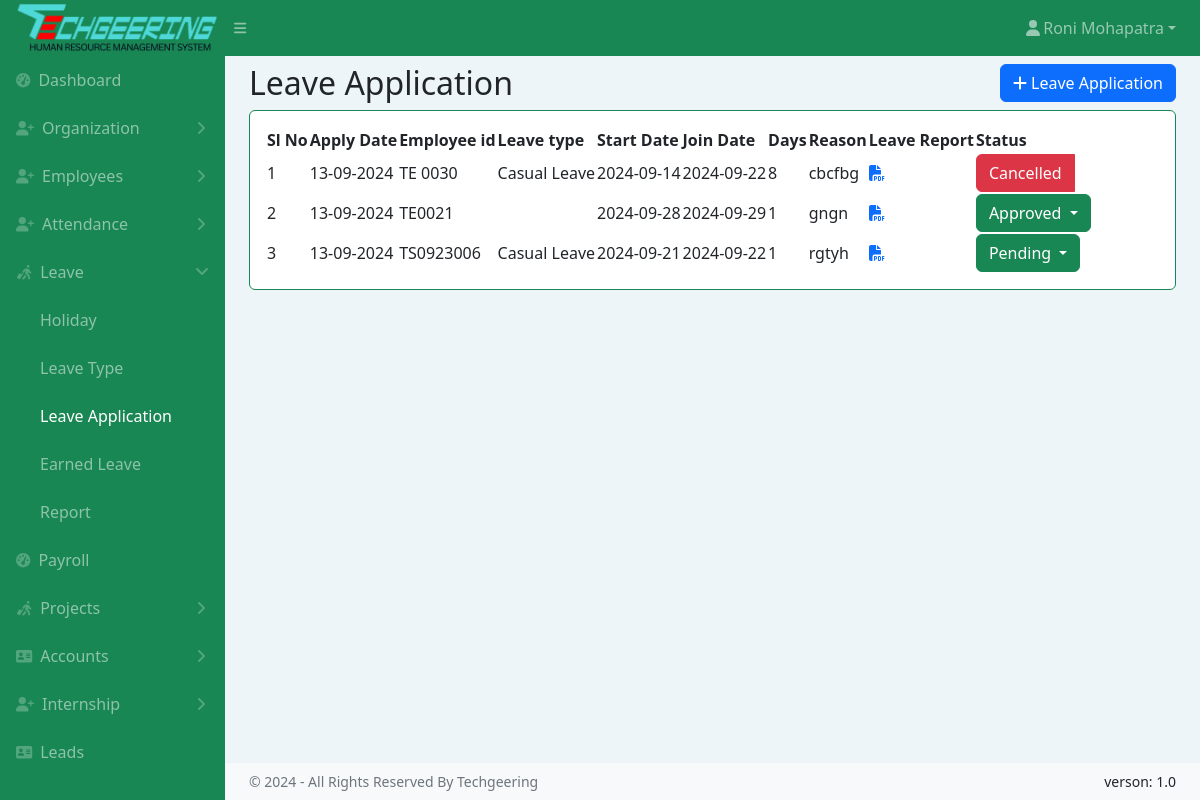
The page /viewLeave.php (signed in) on the database as committed earlier.
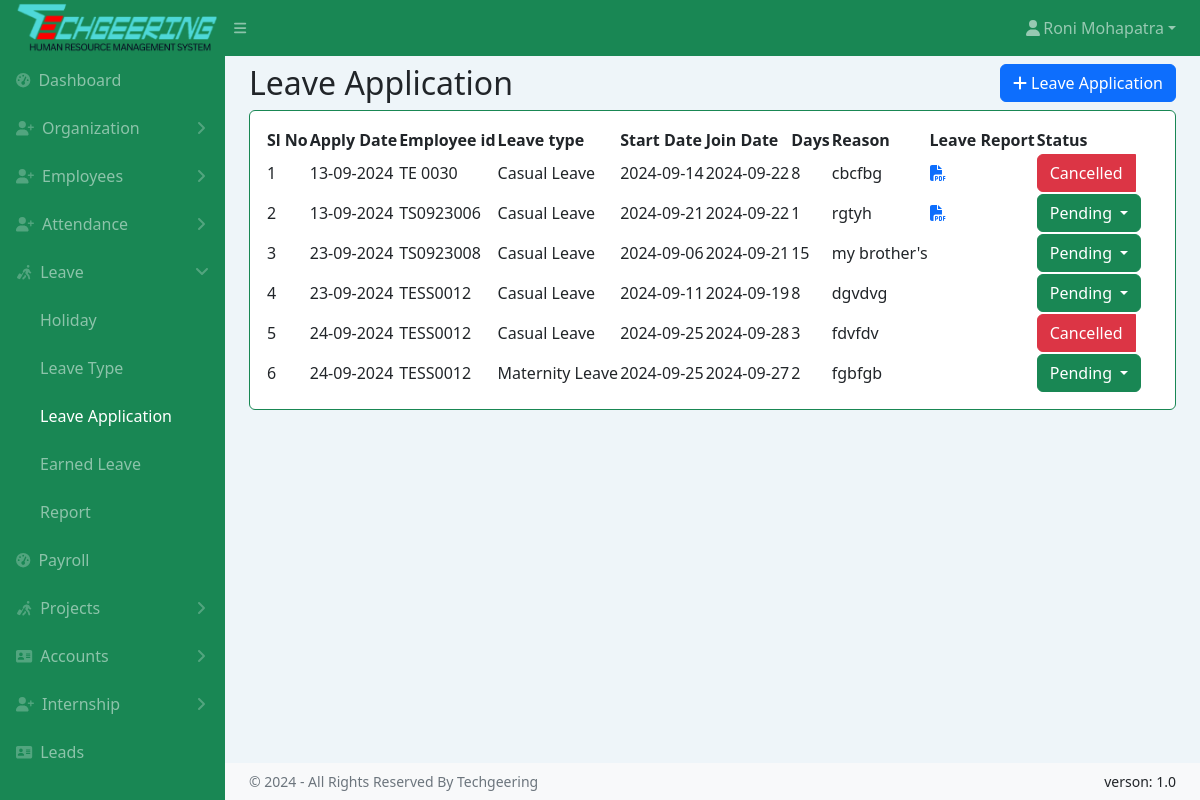
The same page on the database as committed later.
### tables this page shows
CREATE TABLE `employee` (
  `id` int(11) NOT NULL,
  `em_code` varchar(64) DEFAULT NULL,
  `des_id` int(11) DEFAULT NULL,
  `dep_id` int(11) DEFAULT NULL,
  `full_name` varchar(128) DEFAULT NULL,
  `father_name` varchar(50) NOT NULL,
  `mother_name` varchar(50) NOT NULL,
  `em_email` varchar(64) DEFAULT NULL,
  `prof_email` varchar(70) NOT NULL,
  `marital_status` varchar(20) NOT NULL,
  `em_password` varchar(512) NOT NULL,
  `em_role` int(10) NOT NULL,
  `status` enum('ACTIVE','INACTIVE') NOT NULL DEFAULT 'ACTIVE',
  `em_gender` enum('Male','Female') NOT NULL DEFAULT 'Male',
  `em_phone` varchar(64) DEFAULT NULL,
  `em_wahtsapp` varchar(64) DEFAULT NULL,
  `em_birthday` varchar(128) DEFAULT NULL,
  `em_blood_group` enum('O+','O-','A+','A-','B+','B-','AB+','OB+') DEFAULT NULL,
  `em_joining_date` varchar(128) DEFAULT NULL,
  `last_company_date` date DEFAULT NULL,
  `em_contact_end` varchar(128) DEFAULT NULL,
  `em_image` varchar(128) DEFAULT NULL,
  `em_aadher` varchar(64) DEFAULT NULL,
  `em_pan` varchar(20) NOT NULL,
  `emergency_contact` int(10) NOT NULL
);

CREATE TABLE `emp_leave` (
  `id` int(11) NOT NULL,
  `em_id` varchar(64) DEFAULT NULL,
  `typeid` int(14) NOT NULL,
  `start_date` varchar(64) DEFAULT NULL,
  `end_date` varchar(64) DEFAULT NULL,
  `leave_duration` varchar(128) DEFAULT NULL,
  `duration_hour` int(11) NOT NULL,
  `apply_date` varchar(64) DEFAULT NULL,
  `reason` varchar(1024) DEFAULT NULL,
  `supportingdocument` varchar(100) NOT NULL,
  `leave_status` int(10) NOT NULL
);

CREATE TABLE `leave_types` (
  `type_id` int(14) NOT NULL,
  `name` varchar(64) NOT NULL,
  `leave_day` varchar(255) NOT NULL,
  `status` tinyint(1) NOT NULL
);

### viewLeave.php (the view, shortened to what the rows shown need)
<?php
    $emp_id = $_SESSION["emp_id"];
?>
<!DOCTYPE html>
<html lang="en">
<head>
    <link href="https://cdn.jsdelivr.net/npm/simple-datatables@7.1.2/dist/style.min.css" rel="stylesheet" />
    <link href="assets/css/styles.css" rel="stylesheet" />
</head>
<body class="sb-nav-fixed">
    <?php include 'common/topnav.php' ?>
    <?php
    include "common/conn.php";
    $sql13 = "SELECT * FROM employee WHERE id=$userid";
    $result13 = $conn->query($sql13);
    if ($result13->num_rows > 0) {
        $row13 = $result13->fetch_assoc();
        $dept = $row13["dep_id"];
    }
    ?>
    <div id="layoutSidenav">
        <div id="layoutSidenav_content">
            <main>
                <div class="container-fluid px-4">
                    <div class="d-flex justify-content-between align-items-center">
                        <h2 class="my-2">Leave Application</h2>
                    </div>
                    <div class="card mb-4">
                        <div class="card-body">
                            <table id="datatablesSimple">
                                <thead>
                                    <tr>
                                        <th>Sl No</th>
                                        <th>Apply Date</th>
                                        <th>Employee id</th>
                                        <th>Leave type</th>
                                        <th>Start Date</th>
                                        <th>Join Date</th>
                                        <th>Days</th>
                                        <th>Reason</th>
                                        <th>Leave Report</th>
                                        <?php if ($em_role == '1' || $em_role == '2' || $em_role == '3' || $em_role == '4') { ?>
                                            <th>Status</th>
                                        <?php } ?>
                                    </tr>
                                </thead>
                                <tbody>
                                    <?php
                                    include "common/conn.php";
                                    if ($em_role == '4') {
                                        $sql = "SELECT * FROM emp_leave WHERE em_id = '$emp_id'";
                                    } elseif ($em_role == '2') {
                                        $sql = "SELECT el.*
                                        FROM emp_leave el
                                        JOIN employee e ON el.em_id = e.em_code
                                        WHERE e.dep_id = '$dept'";
                                    } else {
                                        $sql = "SELECT * FROM emp_leave";
                                    }
                                    $result = $conn->query($sql);
                                    if ($result->num_rows > 0) {
                                        $slno = 1;
                                        while ($row = $result->fetch_assoc()) {
                                            ?>
                                            <tr>
                                                <td><?php echo $slno; ?></td>
                                                <td><?php echo $row["apply_date"]; ?></td>
                                                <td><?php echo $row["em_id"]; ?></td>
                                                <td>
                                                    <?php
                                                    $typeid = $row["typeid"];
                                                    $sql2 = "SELECT * FROM leave_types WHERE type_id = $typeid and status = 1";
                                                    $result2 = $conn->query($sql2);
                                                    $row2 = $result2->fetch_assoc();
                                                    echo htmlspecialchars($row2["name"], ENT_QUOTES, 'UTF-8');
                                                    ?>
                                                </td>
                                                <td><?php echo $row["start_date"]; ?></td>
                                                <td><?php echo $row["end_date"]; ?></td>
                                                <td><?php echo $row["leave_duration"]; ?></td>
                                                <td><?php echo $row["reason"]; ?></td>
                                                <td>
                                                    <?php if (!empty($row['supportingdocument'])): ?>
                                                        <a href="<?php echo $row['supportingdocument']; ?>" target="_blank">
                                                            <i class="fas fa-file-pdf"></i>
                                                        </a>
                                                    <?php endif; ?>
                                                </td>
                                                <?php if ($em_role == '1' || $em_role == '2' || $em_role == '3' || $em_role == '4') { ?>
                                                    <td>
                                                        <form action="<?php echo $_SERVER['PHP_SELF']; ?>" method="post">
                                                            <div class="btn-group">
                                                                <?php
                                                                    $leave_status = $row['leave_status'];
                                                                    if ($leave_status == '0' || $leave_status == '1' || $leave_status == '2') { ?>
                                                                    <button class="btn btn-success dropdown-toggle" type="button" id="dropdownMenuButton_<?php echo $row['id']; ?>"
                                                                        data-bs-toggle="dropdown" aria-expanded="false">
                                                                        <?php
                                                                        echo ($leave_status == 0) ? "Pending" :
                                                                            (($leave_status == 1) ? "Approved" :
                                                                                (($leave_status == 2) ? "Not Approved" : "Cancelled"));
                                                                        ?>
                                                                    </button>
                                                                <?php } ?>
                                                                <?php if ($leave_status == '3') { ?>
                                                                    <button class="btn btn-danger" type="button">Cancelled</button>
                                                                <?php } ?>
                                                            </div>
                                                        </form>
                                                    </td>
                                                <?php } ?>
                                            </tr>
                                            <?php
                                            $slno++;
                                        }
                                    } else {
                                        echo "0 results";
                                    }
                                    ?>
                                </tbody>
                            </table>
                        </div>
                    </div>
                </div>
            </main>
        </div>
    </div>
</body>
</html>

### common/topnav.php (shortened to what the rows shown need)
<?php
$userid = $_SESSION['username'];
$em_role = $_SESSION['em_role'];
?>
<nav class="sb-topnav navbar navbar-expand navbar-dark bg-success">
    <ul class="navbar-nav ms-auto me-0 me-md-3 my-2 my-md-0">
        <li class="nav-item dropdown">
            <?php
            include "common/conn.php";
            $sql = "SELECT * FROM employee WHERE id=$userid";
            $result = $conn->query($sql);
            if ($result->num_rows > 0) {
                $row = $result->fetch_assoc();
            }
            ?>
            <a class="nav-link dropdown-toggle" id="navbarDropdown" href="#" role="button" data-bs-toggle="dropdown"
                aria-expanded="false"><i class="fas fa-user fa-fw"></i><?php echo $row["full_name"]; ?></a>
        </li>
    </ul>
</nav>

Rows that differ between the two databases and show on the page:
removed emp_leave: apply_date "13-09-2024", em "TE0021", start_date "2024-09-28", end_date "2024-09-29", leave_duration "1", reason "gngn", leave_status "Approved"
added emp_leave: apply_date "23-09-2024", em "TS0923008", leave_types.name "Casual Leave", start_date "2024-09-06", end_date "2024-09-21", leave_duration "15", reason "my brother's", leave_status "Pending"
added emp_leave: apply_date "23-09-2024", em "TESS0012", leave_types.name "Casual Leave", start_date "2024-09-11", end_date "2024-09-19", leave_duration "8", reason "dgvdvg", leave_status "Pending"
added emp_leave: apply_date "24-09-2024", em "TESS0012", leave_types.name "Casual Leave", start_date "2024-09-25", end_date "2024-09-28", leave_duration "3", reason "fdvfdv", leave_status "Cancelled"
added emp_leave: apply_date "24-09-2024", em "TESS0012", leave_types.name "Maternity Leave", start_date "2024-09-25", end_date "2024-09-27", leave_duration "2", reason "fgbfgb", leave_status "Pending"
